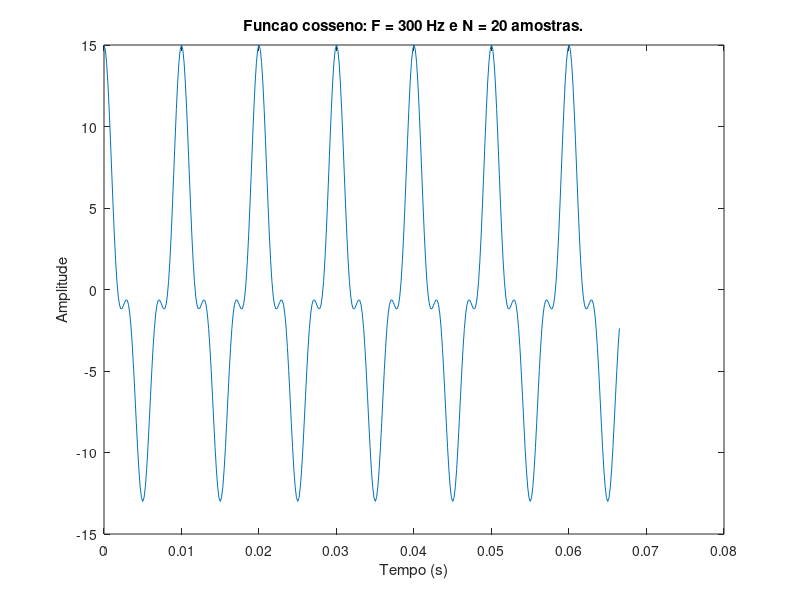
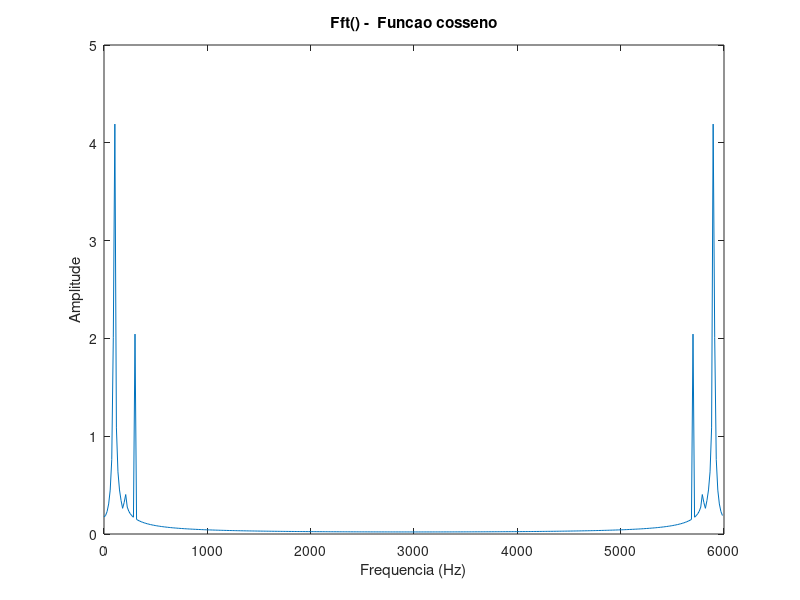
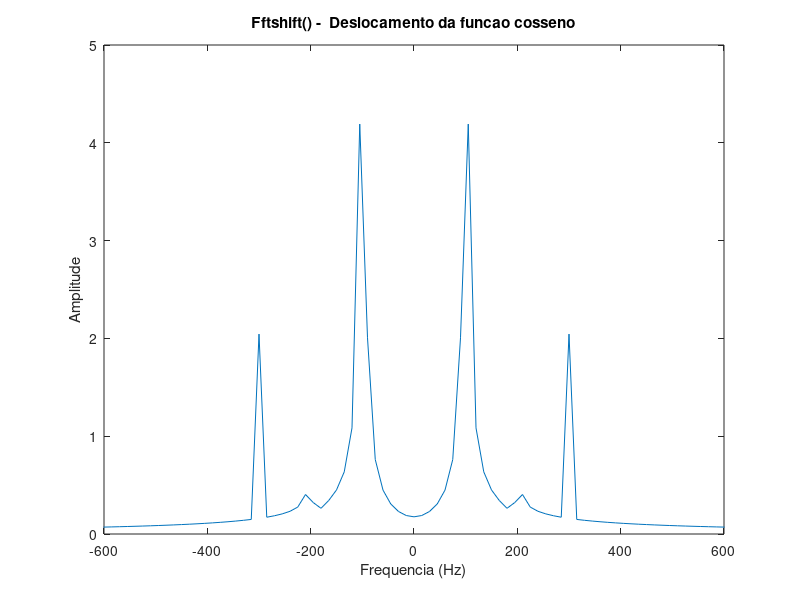

Recreate these plots in MATLAB, in order.
% --- SISTEMAS DE COMUNICACOES 1 ---
% AULA 2: Revisao de sinais e sistemas
% DIA 15/02/2018
% Jessica de Souza

% EX2 - plotando tres cossenos e somando na frequencia 
% Exemplo do livro SDR, pg 176 - "Sum of three tones’ signal in the Complex
% Frequency Domain"

%%
clc;
clear all;
close all;

% Especificacoes
f1 = 100;                       % Frequencia do sinal
f2 = 200;
f3 = 300;
N = 20;                        % Numero de amostras (periodos)
fa = N*f3;                      % Frequencia de amostragem, sempre respeitar fa minimo de 2*f
t = [0:1/fa:(N*(1/f3))-(1/fa)]; % Como criar um vetor de tempo com mesmo tamanho de vetor

%% 
% Funcao
x = 10*cos(2*pi*f1*t) + cos(2*pi*f2*t) + 4*cos(2*pi*f3*t);
figure(1), plot(t,x);
xlabel('Tempo (s)');
ylabel('Amplitude');
ylabel('Amplitude');
title(['Funcao cosseno: F = ',num2str(f3), ' Hz e N = ',num2str(N), ' amostras.']);

%%
% Fazendo a fft do cosseno

% OBS: a funcao fft() usa como variacao de freq. de 0 ate fa.
f_fft = [0:1/(N*(1/f3)):fa-1]; % Vetor de frequencia
X = fft(x)*(1/length(x));
figure(2), plot(f_fft,abs(X));
xlim([0 fa]);
xlabel('Frequencia (Hz)');
ylabel('Amplitude');
title('Fft() -  Funcao cosseno');

%%
% Fazendo o shift da fft do cosseno

%OBS: como a funcao fft() faz a transformada deslocada ate fa, deve-se utilizar o fftshift() 
% para colocar na frequencia correta a fft do cosseno, de -fa/2 ate fa/2.
f_fftshift = [-fa/2:1/(N*(1/f3)):fa/2-1]; % Vetor de frequencia no tempo correto
X_2 = fftshift(X);
figure(3), plot(f_fftshift,abs(X_2));
xlim([-2*f3 2*f3]);
xlabel('Frequencia (Hz)');
ylabel('Amplitude');
title('Fftshift() -  Deslocamento da funcao cosseno');